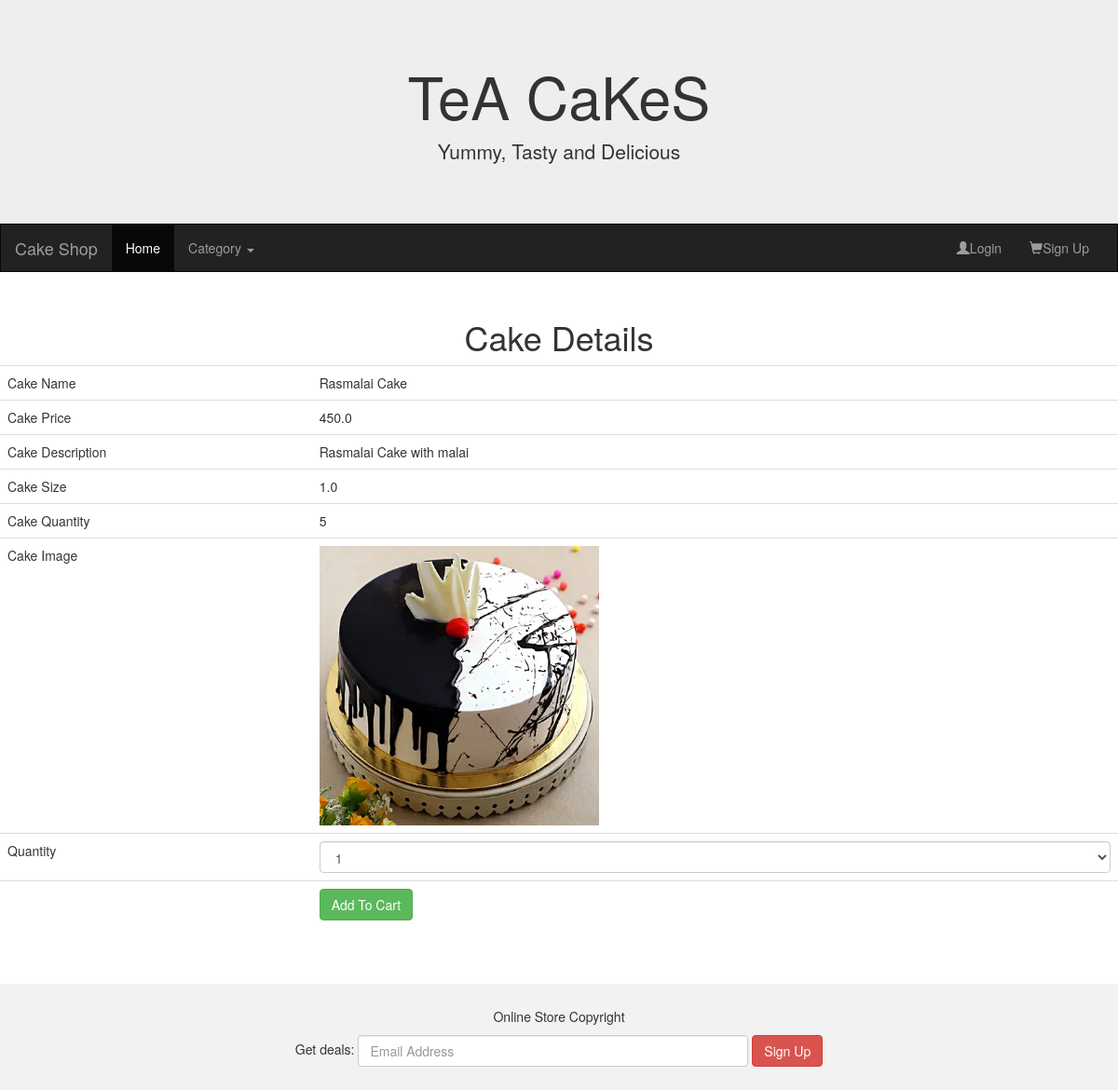
Screenshot of /viewDetails/3 with the database file from the repository.
### AdminApp/models.py (models this page shows)
class Product(models.Model):
    pname = models.CharField(max_length=20)
    price = models.FloatField(default=200)
    description = models.CharField(max_length=50)
    size = models.FloatField(default=1)
    qty = models.IntegerField()
    image = models.ImageField(default='abc.jpg',upload_to='Images')
    cat = models.ForeignKey(to='Category', on_delete=models.CASCADE)
    class Meta:
        db_table ="Product"

### UserApp/views.py (the view)
# urls.py: path('viewDetails/<id>',views.viewDetails),
def viewDetails(request,id):
    cake = Product.objects.get(id=id)
    cats = Category.objects.all()
    return render(request,'viewDetails.html',{'cake':cake,'cats':cats})

### UserApp/templates/viewDetails.html (shortened to what this page needs)
{%extends 'homepage.html'%}
{%block content%}
<!DOCTYPE html>
<html lang="en">
<head>
</head>
<body>
    <center>
        <h1>Cake Details</h1>
    <table class="table">
        <form action="/addtocart" method="post">
        <tr>
            <td>Cake Name</td>
            <td>{{cake.pname}}</td>
        </tr>
        <tr>
            <td>Cake Price</td>
            <td>{{cake.price}}</td>
        </tr>
        <tr>
            <td>Cake Description</td>
            <td>{{cake.description}}</td>
        </tr>
        <tr>
            <td>Cake Size</td>
            <td>{{cake.size}}</td>
        </tr>
        <tr>
            <td>Cake Quantity</td>
            <td>{{cake.qty}}</td>
        </tr>
        <tr>
            <td>Cake Image</td>
            <td><img src="{{cake.image.url}} " height="300px" width="300px"/></td>
        </tr>
        <tr><td>Quantity</td>
             <td>
            <select name="qty" class="form-control">
                <option>1</option>
            </select>
        </td>
    </tr>
    <tr><td></td>
        <td>
            <button type="submit" class="btn btn-success">Add To Cart</button>
        </td>
    </tr>
</form>
    </table>
</center>
</body>
</html>
{%endblock%}

### rows the page displays
Product: pname "Rasmalai Cake", price "450.0", description "Rasmalai Cake with malai", size "1.0", qty "5", image (picture)
